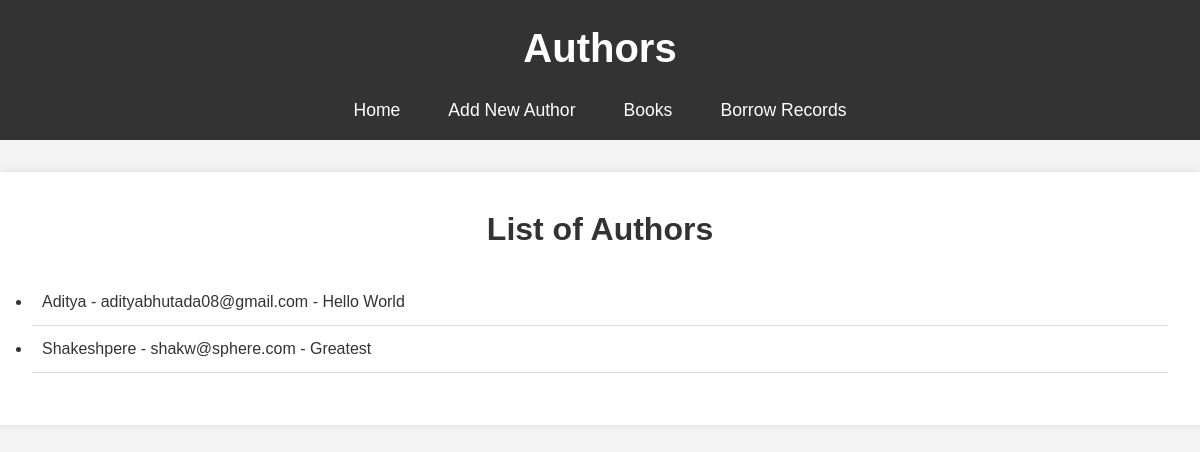
Before: /authors/ with the older database file.
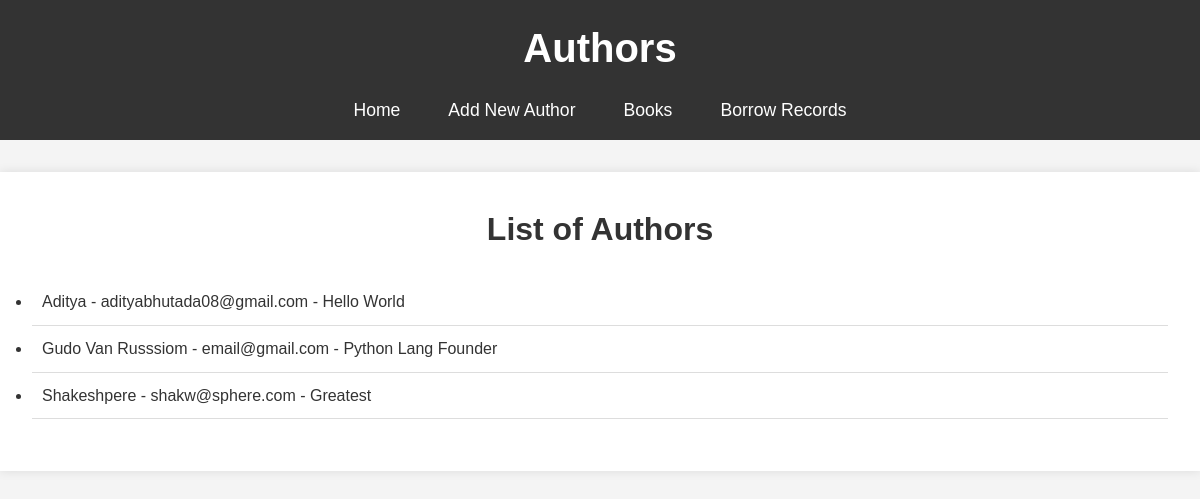
After: the same page with the newer database file.
### library/models.py (models this page shows, shortened)
class Author(models.Model):
    name = models.CharField(max_length=100)
    email = models.EmailField(unique=True)
    bio = models.TextField()

### library/views.py (the view)
# urls.py: path('authors/', AuthorListView.as_view(), name='author-list'),
class AuthorListView(ListView):
    model = Author
    template_name = 'library/author_list.html'
    context_object_name = 'authors'
    paginate_by = 10  # Pagination, 10 authors per page
    queryset = Author.objects.all().order_by("name")  # Order authors by name

### library/templates/library/author_list.html (shortened to what this page needs)
<!DOCTYPE html>
<html lang="en">
<head>
</head>
<body>
    <header>
        <h1>Authors</h1>
        <nav>
            <ul>
                <li><a href="{% url 'home' %}">Home</a></li>
                <li><a href="{% url 'add_author' %}">Add New Author</a></li>
                <li><a href="{% url 'book_list' %}">Books</a></li>
                <li><a href="{% url 'borrow_record_list' %}">Borrow Records</a></li>
            </ul>
        </nav>
    </header>
    <main>
        <h2>List of Authors</h2>
        <ul class="author-list">
            {% for author in authors %}
                <li>{{ author.name }} - {{ author.email }} - {{ author.bio }}</li>
            {% empty %}
                <li>No authors found.</li>
            {% endfor %}
        </ul>
    </main>
</body>
</html>

Changed rows visible on the page:
added Author: name "Gudo Van Russsiom", email "email@gmail.com", bio "Python Lang Founder"
